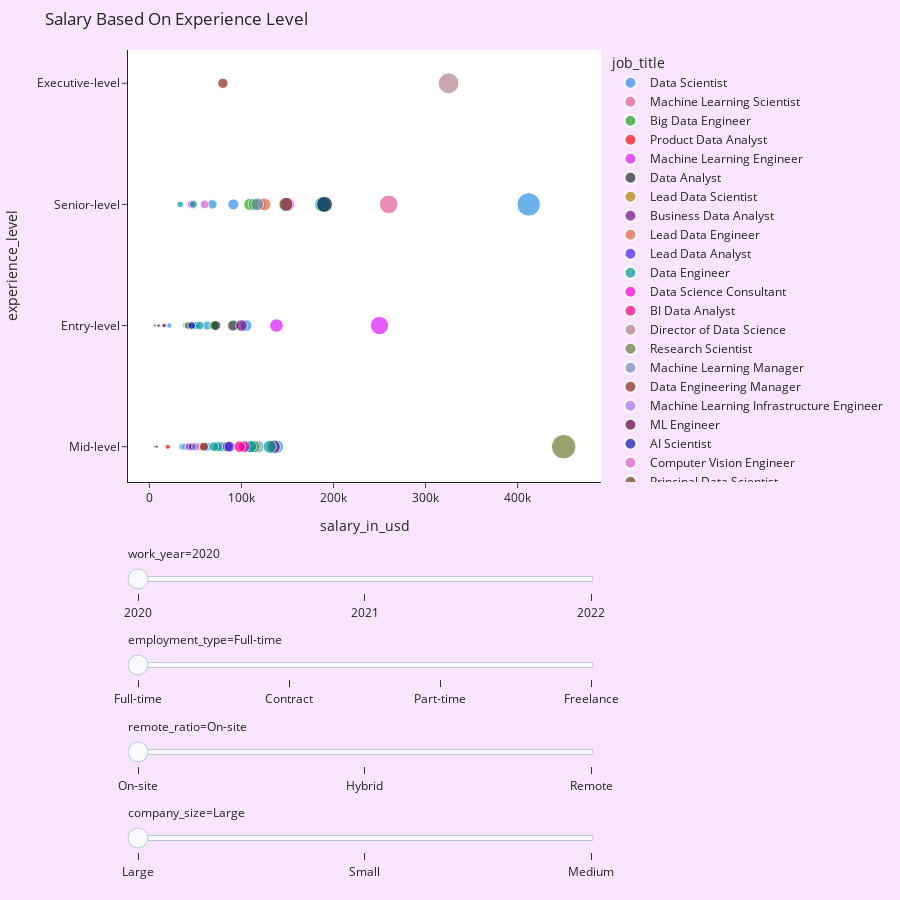

The code cell stored with this chart in its notebook:
### Code cell
figs = [
    px.scatter(
        data,
        x="salary_in_usd",
        y="experience_level",
        animation_frame=ac,
        size='salary_in_usd',
        hover_name='job_title',
        color='job_title',
        color_discrete_sequence=px.colors.qualitative.Dark24,
        template='simple_white',
        title="Salary Based On Experience Level"
    )
    for ac in ["work_year", "employment_type", "remote_ratio", "company_size"]
]

layout = figs[0].to_dict()["layout"]
layout.pop("updatemenus")
layout["sliders"] = []
frames = []
for i, f in enumerate(figs):
    slider = f.to_dict()["layout"]["sliders"]
    slider[0]["y"] = -0.2 * i
    slider[0]["x"] = 0
    slider[0]["len"] = 1

    layout["sliders"] += slider
    frames += f.frames

go.Figure(data=figs[0].data, frames=frames, layout=layout).update_layout(
    margin={"l": 30, "r": 100, "t": 50, "b": 50}, height=900, paper_bgcolor="#F9E5FF"
)

### Figure 1 — Plotly figure (JSON) as saved in the notebook; plotly's stock layout.template omitted (floating-point values rounded to 4 significant figures)
{"data": [{"hovertemplate": "<b>%{hovertext}</b><br><br>job_title=Data Scientist<br>work_year=2020<br>salary_in_usd=%{marker.size}<br>experience_level=%{y}<extra></extra>", "hovertext": ["Data Scientist", "Data Scientist", "Data Scientist", "Data Scientist", "Data Scientist", "Data Scientist", "Data Scientist", "Data Scientist", "Data Scientist", "Data Scientist", "Data Scientist", "Data Scientist", "Data Scientist", "Data Scientist", "Data Scientist", "Data Scientist", "Data Scientist", "Data Scientist", "Data Scientist", "Data Scientist", "Data Scientist"], "legendgroup": "Data Scientist", "marker": {"color": "#2E91E5", "size": [79833, 35735, 51321, 40481, 39916, 68428, 45760, 76958, 105000, 38776, 118000, 120000, 138350, 21669, 412000, 62726, 49268, 105000, 91237, 62726, 42197], "sizemode": "area", "sizeref": 1500.0, "symbol": "circle"}, "mode": "markers", "name": "Data Scientist", "orientation": "h", "showlegend": true, "x": [79833, 35735, 51321, 40481, 39916, 68428, 45760, 76958, 105000, 38776, 118000, 120000, 138350, 21669, 412000, 62726, 49268, 105000, 91237, 62726, 42197], "xaxis": "x", "y": ["Mid-level", "Mid-level", "Entry-level", "Mid-level", "Entry-level", "Senior-level", "Mid-level", "Mid-level", "Mid-level", "Mid-level", "Mid-level", "Senior-level", "Mid-level", "Entry-level", "Senior-level", "Entry-level", "Entry-level", "Entry-level", "Senior-level", "Mid-level", "Mid-level"], "yaxis": "y", "type": "scatter"}, {"hovertemplate": "<b>%{hovertext}</b><br><br>job_title=Machine Learning Scientist<br>work_year=2020<br>salary_in_usd=%{marker.size}<br>experience_level=%{y}<extra></extra>", "hovertext": ["Machine Learning Scientist"], "legendgroup": "Machine Learning Scientist", "marker": {"color": "#E15F99", "size": [260000], "sizemode": "area", "sizeref": 1500.0, "symbol": "circle"}, "mode": "markers", "name": "Machine Learning Scientist", "orientation": "h", "showlegend": true, "x": [260000], "xaxis": "x", "y": ["Senior-level"], "yaxis": "y", "type": "scatter"}, {"hovertemplate": "<b>%{hovertext}</b><br><br>job_title=Big Data Engineer<br>work_year=2020<br>salary_in_usd=%{marker.size}<br>experience_level=%{y}<extra></extra>", "hovertext": ["Big Data Engineer", "Big Data Engineer", "Big Data Engineer"], "legendgroup": "Big Data Engineer", "marker": {"color": "#1CA71C", "size": [109024, 114047, 70000], "sizemode": "area", "sizeref": 1500.0, "symbol": "circle"}, "mode": "markers", "name": "Big Data Engineer", "orientation": "h", "showlegend": true, "x": [109024, 114047, 70000], "xaxis": "x", "y": ["Senior-level", "Senior-level", "Entry-level"], "yaxis": "y", "type": "scatter"}, {"hovertemplate": "<b>%{hovertext}</b><br><br>job_title=Product Data Analyst<br>work_year=2020<br>salary_in_usd=%{marker.size}<br>experience_level=%{y}<extra></extra>", "hovertext": ["Product Data Analyst", "Product Data Analyst"], "legendgroup": "Product Data Analyst", "marker": {"color": "#FB0D0D", "size": [20000, 6072], "sizemode": "area", "sizeref": 1500.0, "symbol": "circle"}, "mode": "markers", "name": "Product Data Analyst", "orientation": "h", "showlegend": true, "x": [20000, 6072], "xaxis": "x", "y": ["Mid-level", "Mid-level"], "yaxis": "y", "type": "scatter"}, {"hovertemplate": "<b>%{hovertext}</b><br><br>job_title=Machine Learning Engineer<br>work_year=2020<br>salary_in_usd=%{marker.size}<br>experience_level=%{y}<extra></extra>", "hovertext": ["Machine Learning Engineer", "Machine Learning Engineer", "Machine Learning Engineer", "Machine Learning Engineer", "Machine Learning Engineer"], "legendgroup": "Machine Learning Engineer", "marker": {"color": "#DA16FF", "size": [150000, 43331, 250000, 138000, 45618], "sizemode": "area", "sizeref": 1500.0, "symbol": "circle"}, "mode": "markers", "name": "Machine Learning Engineer", "orientation": "h", "showlegend": true, "x": [150000, 43331, 250000, 138000, 45618], "xaxis": "x", "y": ["Senior-level", "Mid-level", "Entry-level", "Entry-level", "Senior-level"], "yaxis": "y", "type": "scatter"}, {"hovertemplate": "<b>%{hovertext}</b><br><br>job_title=Data Analyst<br>work_year=2020<br>salary_in_usd=%{marker.size}<br>experience_level=%{y}<extra></extra>", "hovertext": ["Data Analyst", "Data Analyst", "Data Analyst", "Data Analyst", "Data Analyst", "Data Analyst", "Data Analyst"], "legendgroup": "Data Analyst", "marker": {"color": "#222A2A", "size": [72000, 85000, 8000, 46759, 10000, 6072, 91000], "sizemode": "area", "sizeref": 1500.0, "symbol": "circle"}, "mode": "markers", "name": "Data Analyst", "orientation": "h", "showlegend": true, "x": [72000, 85000, 8000, 46759, 10000, 6072, 91000], "xaxis": "x", "y": ["Entry-level", "Mid-level", "Mid-level", "Mid-level", "Entry-level", "Entry-level", "Entry-level"], "yaxis": "y", "type": "scatter"}, {"hovertemplate": "<b>%{hovertext}</b><br><br>job_title=Lead Data Scientist<br>work_year=2020<br>salary_in_usd=%{marker.size}<br>experience_level=%{y}<extra></extra>", "hovertext": ["Lead Data Scientist", "Lead Data Scientist"], "legendgroup": "Lead Data Scientist", "marker": {"color": "#B68100", "size": [190000, 115000], "sizemode": "area", "sizeref": 1500.0, "symbol": "circle"}, "mode": "markers", "name": "Lead Data Scientist", "orientation": "h", "showlegend": true, "x": [190000, 115000], "xaxis": "x", "y": ["Senior-level", "Mid-level"], "yaxis": "y", "type": "scatter"}, {"hovertemplate": "<b>%{hovertext}</b><br><br>job_title=Business Data Analyst<br>work_year=2020<br>salary_in_usd=%{marker.size}<br>experience_level=%{y}<extra></extra>", "hovertext": ["Business Data Analyst", "Business Data Analyst"], "legendgroup": "Business Data Analyst", "marker": {"color": "#750D86", "size": [135000, 100000], "sizemode": "area", "sizeref": 1500.0, "symbol": "circle"}, "mode": "markers", "name": "Business Data Analyst", "orientation": "h", "showlegend": true, "x": [135000, 100000], "xaxis": "x", "y": ["Mid-level", "Entry-level"], "yaxis": "y", "type": "scatter"}, {"hovertemplate": "<b>%{hovertext}</b><br><br>job_title=Lead Data Engineer<br>work_year=2020<br>salary_in_usd=%{marker.size}<br>experience_level=%{y}<extra></extra>", "hovertext": ["Lead Data Engineer", "Lead Data Engineer"], "legendgroup": "Lead Data Engineer", "marker": {"color": "#EB663B", "size": [125000, 56000], "sizemode": "area", "sizeref": 1500.0, "symbol": "circle"}, "mode": "markers", "name": "Lead Data Engineer", "orientation": "h", "showlegend": true, "x": [125000, 56000], "xaxis": "x", "y": ["Senior-level", "Mid-level"], "yaxis": "y", "type": "scatter"}, {"hovertemplate": "<b>%{hovertext}</b><br><br>job_title=Lead Data Analyst<br>work_year=2020<br>salary_in_usd=%{marker.size}<br>experience_level=%{y}<extra></extra>", "hovertext": ["Lead Data Analyst"], "legendgroup": "Lead Data Analyst", "marker": {"color": "#511CFB", "size": [87000], "sizemode": "area", "sizeref": 1500.0, "symbol": "circle"}, "mode": "markers", "name": "Lead Data Analyst", "orientation": "h", "showlegend": true, "x": [87000], "xaxis": "x", "y": ["Mid-level"], "yaxis": "y", "type": "scatter"}, {"hovertemplate": "<b>%{hovertext}</b><br><br>job_title=Data Engineer<br>work_year=2020<br>salary_in_usd=%{marker.size}<br>experience_level=%{y}<extra></extra>", "hovertext": ["Data Engineer", "Data Engineer", "Data Engineer", "Data Engineer", "Data Engineer", "Data Engineer", "Data Engineer", "Data Engineer", "Data Engineer", "Data Engineer", "Data Engineer"], "legendgroup": "Data Engineer", "marker": {"color": "#00A08B", "size": [41689, 47899, 33511, 74130, 106000, 112872, 188000, 70139, 54742, 110000, 130800], "sizemode": "area", "sizeref": 1500.0, "symbol": "circle"}, "mode": "markers", "name": "Data Engineer", "orientation": "h", "showlegend": true, "x": [41689, 47899, 33511, 74130, 106000, 112872, 188000, 70139, 54742, 110000, 130800], "xaxis": "x", "y": ["Entry-level", "Senior-level", "Senior-level", "Mid-level", "Mid-level", "Mid-level", "Senior-level", "Mid-level", "Entry-level", "Mid-level", "Mid-level"], "yaxis": "y", "type": "scatter"}, {"hovertemplate": "<b>%{hovertext}</b><br><br>job_title=Data Science Consultant<br>work_year=2020<br>salary_in_usd=%{marker.size}<br>experience_level=%{y}<extra></extra>", "hovertext": ["Data Science Consultant", "Data Science Consultant"], "legendgroup": "Data Science Consultant", "marker": {"color": "#FB00D1", "size": [5707, 103000], "sizemode": "area", "sizeref": 1500.0, "symbol": "circle"}, "mode": "markers", "name": "Data Science Consultant", "orientation": "h", "showlegend": true, "x": [5707, 103000], "xaxis": "x", "y": ["Entry-level", "Mid-level"], "yaxis": "y", "type": "scatter"}, {"hovertemplate": "<b>%{hovertext}</b><br><br>job_title=BI Data Analyst<br>work_year=2020<br>salary_in_usd=%{marker.size}<br>experience_level=%{y}<extra></extra>", "hovertext": ["BI Data Analyst"], "legendgroup": "BI Data Analyst", "marker": {"color": "#FC0080", "size": [98000], "sizemode": "area", "sizeref": 1500.0, "symbol": "circle"}, "mode": "markers", "name": "BI Data Analyst", "orientation": "h", "showlegend": true, "x": [98000], "xaxis": "x", "y": ["Mid-level"], "yaxis": "y", "type": "scatter"}, {"hovertemplate": "<b>%{hovertext}</b><br><br>job_title=Director of Data Science<br>work_year=2020<br>salary_in_usd=%{marker.size}<br>experience_level=%{y}<extra></extra>", "hovertext": ["Director of Data Science"], "legendgroup": "Director of Data Science", "marker": {"color": "#B2828D", "size": [325000], "sizemode": "area", "sizeref": 1500.0, "symbol": "circle"}, "mode": "markers", "name": "Director of Data Science", "orientation": "h", "showlegend": true, "x": [325000], "xaxis": "x", "y": ["Executive-level"], "yaxis": "y", "type": "scatter"}, {"hovertemplate": "<b>%{hovertext}</b><br><br>job_title=Research Scientist<br>work_year=2020<br>salary_in_usd=%{marker.size}<br>experience_level=%{y}<extra></extra>", "hovertext": ["Research Scientist", "Research Scientist"], "legendgroup": "Research Scientist", "marker": {"color": "#6C7C32", "size": [42000, 450000], "sizemode": "area", "sizeref": 1500.0, "symbol": "circle"}, "mode": "markers", "name": "Research Scientist", "orientation": "h", "showlegend": true, "x": [42000, 450000], "xaxis": "x", "y": ["Entry-level", "Mid-level"], "yaxis": "y", "type": "scatter"}, {"hovertemplate": "<b>%{hovertext}</b><br><br>job_title=Machine Learning Manager<br>work_year=2020<br>salary_in_usd=%{marker.size}<br>experience_level=%{y}<extra></extra>", "hovertext": ["Machine Learning Manager"], "legendgroup": "Machine Learning Manager", "marker": {"color": "#778AAE", "size": [117104], "sizemode": "area", "sizeref": 1500.0, "symbol": "circle"}, "mode": "markers", "name": "Machine Learning Manager", "orientation": "h", "showlegend": true, "x": [117104], "xaxis": "x", "y": ["Senior-level"], "yaxis": "y", "type": "scatter"}, {"hovertemplate": "<b>%{hovertext}</b><br><br>job_title=Data Engineering Manager<br>work_year=2020<br>salary_in_usd=%{marker.size}<br>experience_level=%{y}<extra></extra>", "hovertext": ["Data Engineering Manager", "Data Engineering Manager"], "legendgroup": "Data Engineering Manager", "marker": {"color": "#862A16", "size": [59303, 79833], "sizemode": "area", "sizeref": 1500.0, "symbol": "circle"}, "mode": "markers", "name": "Data Engineering Manager", "orientation": "h", "showlegend": true, "x": [59303, 79833], "xaxis": "x", "y": ["Mid-level", "Executive-level"], "yaxis": "y", "type": "scatter"}, {"hovertemplate": "<b>%{hovertext}</b><br><br>job_title=Machine Learning Infrastructure Engineer<br>work_year=2020<br>salary_in_usd=%{marker.size}<br>experience_level=%{y}<extra></extra>", "hovertext": ["Machine Learning Infrastructure Engineer"], "legendgroup": "Machine Learning Infrastructure Engineer", "marker": {"color": "#A777F1", "size": [50180], "sizemode": "area", "sizeref": 1500.0, "symbol": "circle"}, "mode": "markers", "name": "Machine Learning Infrastructure Engineer", "orientation": "h", "showlegend": true, "x": [50180], "xaxis": "x", "y": ["Mid-level"], "yaxis": "y", "type": "scatter"}, {"hovertemplate": "<b>%{hovertext}</b><br><br>job_title=ML Engineer<br>work_year=2020<br>salary_in_usd=%{marker.size}<br>experience_level=%{y}<extra></extra>", "hovertext": ["ML Engineer"], "legendgroup": "ML Engineer", "marker": {"color": "#620042", "size": [15966], "sizemode": "area", "sizeref": 1500.0, "symbol": "circle"}, "mode": "markers", "name": "ML Engineer", "orientation": "h", "showlegend": true, "x": [15966], "xaxis": "x", "y": ["Entry-level"], "yaxis": "y", "type": "scatter"}, {"hovertemplate": "<b>%{hovertext}</b><br><br>job_title=AI Scientist<br>work_year=2020<br>salary_in_usd=%{marker.size}<br>experience_level=%{y}<extra></extra>", "hovertext": ["AI Scientist"], "legendgroup": "AI Scientist", "marker": {"color": "#1616A7", "size": [45896], "sizemode": "area", "sizeref": 1500.0, "symbol": "circle"}, "mode": "markers", "name": "AI Scientist", "orientation": "h", "showlegend": true, "x": [45896], "xaxis": "x", "y": ["Entry-level"], "yaxis": "y", "type": "scatter"}, {"hovertemplate": "<b>%{hovertext}</b><br><br>job_title=Computer Vision Engineer<br>work_year=2020<br>salary_in_usd=%{marker.size}<br>experience_level=%{y}<extra></extra>", "hovertext": ["Computer Vision Engineer"], "legendgroup": "Computer Vision Engineer", "marker": {"color": "#DA60CA", "size": [60000], "sizemode": "area", "sizeref": 1500.0, "symbol": "circle"}, "mode": "markers", "name": "Computer Vision Engineer", "orientation": "h", "showlegend": true, "x": [60000], "xaxis": "x", "y": ["Senior-level"], "yaxis": "y", "type": "scatter"}, {"hovertemplate": "<b>%{hovertext}</b><br><br>job_title=Principal Data Scientist<br>work_year=2020<br>salary_in_usd=%{marker.size}<br>experience_level=%{y}<extra></extra>", "hovertext": ["Principal Data Scientist"], "legendgroup": "Principal Data Scientist", "marker": {"color": "#6C4516", "size": [148261], "sizemode": "area", "sizeref": 1500.0, "symbol": "circle"}, "mode": "markers", "name": "Principal Data Scientist", "orientation": "h", "showlegend": true, "x": [148261], "xaxis": "x", "y": ["Senior-level"], "yaxis": "y", "type": "scatter"}, {"hovertemplate": "<b>%{hovertext}</b><br><br>job_title=Data Science Manager<br>work_year=2020<br>salary_in_usd=%{marker.size}<br>experience_level=%{y}<extra></extra>", "hovertext": ["Data Science Manager"], "legendgroup": "Data Science Manager", "marker": {"color": "#0D2A63", "size": [190200], "sizemode": "area", "sizeref": 1500.0, "symbol": "circle"}, "mode": "markers", "name": "Data Science Manager", "orientation": "h", "showlegend": true, "x": [190200], "xaxis": "x", "y": ["Senior-level"], "yaxis": "y", "type": "scatter"}], "layout": {"legend": {"itemsizing": "constant", "title": {"text": "job_title"}, "tracegroupgap": 0}, "sliders": [{"active": 0, "currentvalue": {"prefix": "work_year="}, "len": 1, "pad": {"b": 10, "t": 60}, "steps": [{"args": [["2020"], {"frame": {"duration": 0, "redraw": false}, "mode": "immediate", "fromcurrent": true, "transition": {"duration": 0, "easing": "linear"}}], "label": "2020", "method": "animate"}, {"args": [["2021"], {"frame": {"duration": 0, "redraw": false}, "mode": "immediate", "fromcurrent": true, "transition": {"duration": 0, "easing": "linear"}}], "label": "2021", "method": "animate"}, {"args": [["2022"], {"frame": {"duration": 0, "redraw": false}, "mode": "immediate", "fromcurrent": true, "transition": {"duration": 0, "easing": "linear"}}], "label": "2022", "method": "animate"}], "x": 0, "xanchor": "left", "y": -0.0, "yanchor": "top"}, {"active": 0, "currentvalue": {"prefix": "employment_type="}, "len": 1, "pad": {"b": 10, "t": 60}, "steps": [{"args": [["Full-time"], {"frame": {"duration": 0, "redraw": false}, "mode": "immediate", "fromcurrent": true, "transition": {"duration": 0, "easing": "linear"}}], "label": "Full-time", "method": "animate"}, {"args": [["Contract"], {"frame": {"duration": 0, "redraw": false}, "mode": "immediate", "fromcurrent": true, "transition": {"duration": 0, "easing": "linear"}}], "label": "Contract", "method": "animate"}, {"args": [["Part-time"], {"frame": {"duration": 0, "redraw": false}, "mode": "immediate", "fromcurrent": true, "transition": {"duration": 0, "easing": "linear"}}], "label": "Part-time", "method": "animate"}, {"args": [["Freelance"], {"frame": {"duration": 0, "redraw": false}, "mode": "immediate", "fromcurrent": true, "transition": {"duration": 0, "easing": "linear"}}], "label": "Freelance", "method": "animate"}], "x": 0, "xanchor": "left", "y": -0.2, "yanchor": "top"}, {"active": 0, "currentvalue": {"prefix": "remote_ratio="}, "len": 1, "pad": {"b": 10, "t": 60}, "steps": [{"args": [["On-site"], {"frame": {"duration": 0, "redraw": false}, "mode": "immediate", "fromcurrent": true, "transition": {"duration": 0, "easing": "linear"}}], "label": "On-site", "method": "animate"}, {"args": [["Hybrid"], {"frame": {"duration": 0, "redraw": false}, "mode": "immediate", "fromcurrent": true, "transition": {"duration": 0, "easing": "linear"}}], "label": "Hybrid", "method": "animate"}, {"args": [["Remote"], {"frame": {"duration": 0, "redraw": false}, "mode": "immediate", "fromcurrent": true, "transition": {"duration": 0, "easing": "linear"}}], "label": "Remote", "method": "animate"}], "x": 0, "xanchor": "left", "y": -0.4, "yanchor": "top"}, {"active": 0, "currentvalue": {"prefix": "company_size="}, "len": 1, "pad": {"b": 10, "t": 60}, "steps": [{"args": [["Large"], {"frame": {"duration": 0, "redraw": false}, "mode": "immediate", "fromcurrent": true, "transition": {"duration": 0, "easing": "linear"}}], "label": "Large", "method": "animate"}, {"args": [["Small"], {"frame": {"duration": 0, "redraw": false}, "mode": "immediate", "fromcurrent": true, "transition": {"duration": 0, "easing": "linear"}}], "label": "Small", "method": "animate"}, {"args": [["Medium"], {"frame": {"duration": 0, "redraw": false}, "mode": "immediate", "fromcurrent": true, "transition": {"duration": 0, "easing": "linear"}}], "label": "Medium", "method": "animate"}], "x": 0, "xanchor": "left", "y": -0.6, "yanchor": "top"}], "title": {"text": "Salary Based On Experience Level"}, "xaxis": {"anchor": "y", "domain": [0.0, 1.0], "title": {"text": "salary_in_usd"}}, "yaxis": {"anchor": "x", "domain": [0.0, 1.0], "title": {"text": "experience_level"}}, "margin": {"l": 30, "r": 100, "t": 50, "b": 50}, "height": 900, "paper_bgcolor": "#F9E5FF"}}
